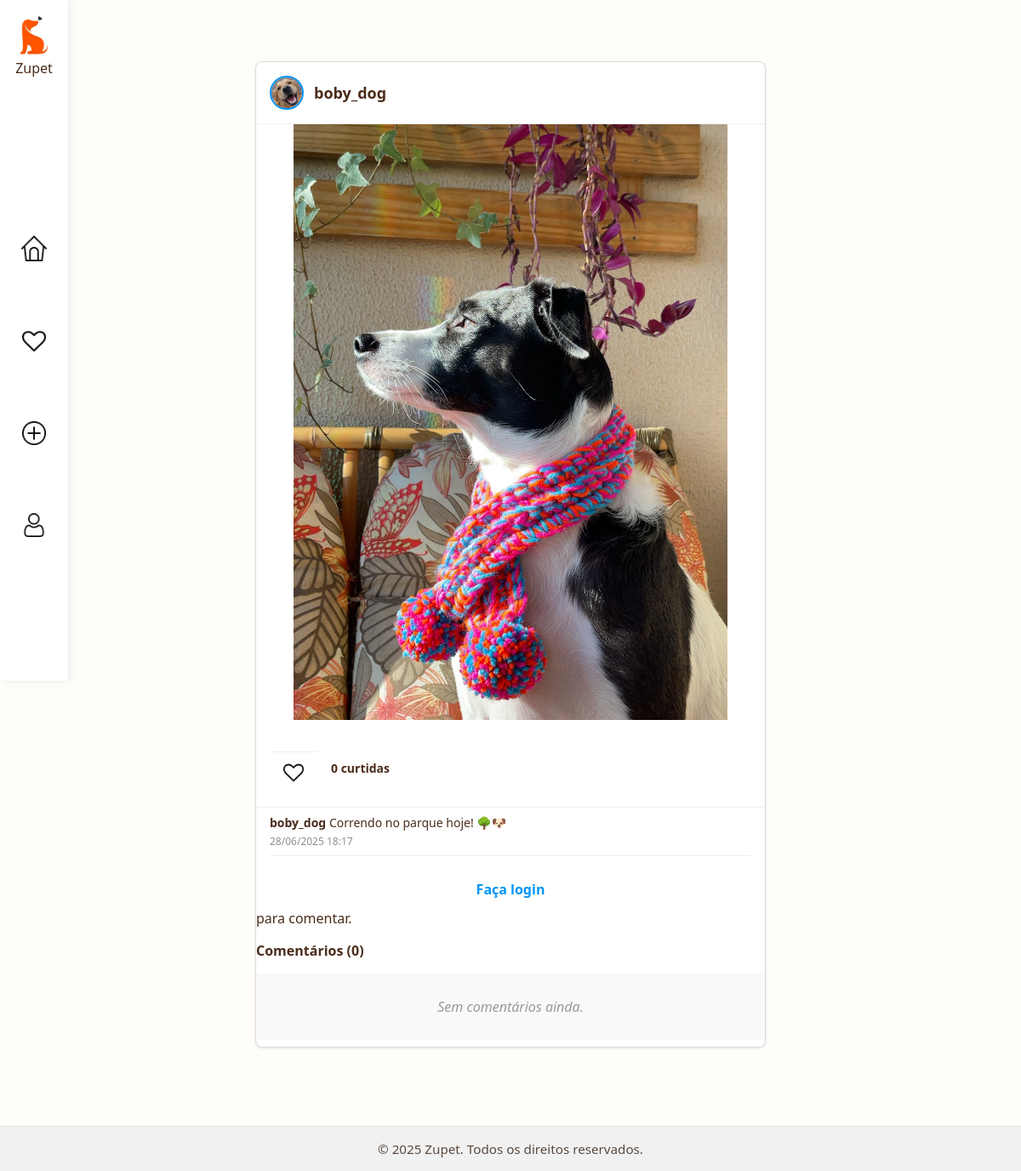
/post/1, run on the app's committed database.
### Dogram/models.py (models this page shows)
class User(database.Model, UserMixin):
    id = database.Column(database.Integer, primary_key=True)
    username = database.Column(database.String, nullable=False)
    email = database.Column(database.String, nullable=False, unique=True)
    password = database.Column(database.String, nullable=False)
    profile_pic = database.Column(database.String, nullable=False, default='default.jpg')
    story = database.Column(database.Boolean)
    favorites = database.relationship(
        'Post', secondary=favorites,
        backref='favorited_by', lazy='dynamic'
    )
    seguindo = database.relationship(
        'User', secondary=seguidores,
        primaryjoin=(seguidores.c.seguidor_id == id),
        secondaryjoin=(seguidores.c.seguido_id == id),
        backref=database.backref('seguidores', lazy='dynamic'),
        lazy='dynamic'
    )
    comments = database.relationship('Comment', backref='user', lazy=True)

class Post(database.Model):
    id = database.Column(database.Integer, primary_key=True)
    caption = database.Column(database.String, nullable=False)
    image_path = database.Column(database.String, nullable=False)
    date_posted = database.Column(database.DateTime, default=datetime.utcnow)
    user_id = database.Column(database.Integer, database.ForeignKey('user.id'), nullable=False)
    likes = database.Column(database.Integer, nullable=False, default=0)
    user = database.relationship('User', backref='posts', lazy=True)
    comments = database.relationship('Comment', backref='post', lazy=True, cascade='all, delete-orphan')

### Dogram/routes.py (the view)
@app.route("/post/<int:post_id>")
def ver_post(post_id):
    post = Post.query.get_or_404(post_id)
    comentarios = Comment.query.filter_by(post_id=post.id).order_by(Comment.date_posted.asc()).all()
    return render_template("post.html", post=post, comentarios=comentarios)

### Dogram/templates/post.html (shortened to what this page needs)
{% extends "model.html" %}
{% block links %}
    <link rel="stylesheet" href="{{ url_for('static', filename='styles/general/header.css') }}">
    <link rel="stylesheet" href="{{ url_for('static', filename='styles/posts/post.css') }}">
    <link rel="stylesheet" href="{{ url_for('static', filename='styles/homepage/posts.css') }}">
{% endblock %}
{% block body %}
<header>
    {% include 'navbar.html' %}
</header>
<main>
    <div class="container">
        <h2>
            <img src="{{ url_for('static', filename='assets/profile/' ~ (post.user.profile_pic if post.user.profile_pic else 'default.jpg')) }}"
                alt="Perfil de {{ post.user.username }}"
                class="avatar">
            {{ post.user.username }}
        </h2>
        <img src="{{ url_for('static', filename='assets/posts/' ~ post.image_path) }}"
            alt="Imagem do Post"
            class="img-fluid">
        <div class="post-actions">
            <form method="POST" action="{{ url_for('curtir', post_id=post.id) }}">
                <button class="curtir-btn" data-post-id="{{ post.id }}">
                    {% if post.id in liked_post_ids %}
                        <img src="{{ url_for('static', filename='assets/icones/coracao-cheio.png') }}" alt="Descurtir">
                    {% else %}
                        <img src="{{ url_for('static', filename='assets/icones/coracao.png') }}" alt="Curtir">
                    {% endif %}
                </button>
            </form>
            <span class="likes-count">{{ post.likes }} curtidas</span>
        </div>
        <div class="post-info">
            <p><strong>{{ post.user.username }}</strong> {{ post.caption }}</p>
            <div class="post-meta">
                <span>{{ post.date_posted.strftime('%d/%m/%Y %H:%M') }}</span>
            </div>
        </div>
        <hr>
        {% if current_user.is_authenticated %}
        <form method="POST" action="{{ url_for('comentar', post_id=post.id) }}">
            <input type="hidden" name="csrf_token" value="{{ csrf_token() }}">
            <textarea name="conteudo" placeholder="Escreva um comentário..." required></textarea>
            <button type="submit" class="btn" disabled>Publicar</button>
        </form>
        {% else %}
        <p><a href="{{ url_for('login') }}">Faça login</a> para comentar.</p>
        {% endif %}
        <h4>Comentários ({{ comentarios|length }})</h4>
        <div class="comentarios">
            {% for comentario in comentarios %}
                <div>
                    <p>
                        <strong>{{ comentario.user.username }}</strong>
                        <span>{{ comentario.date_posted.strftime('%d/%m/%Y %H:%M') }}</span>
                    </p>
                    <p>{{ comentario.content }}</p>
                </div>
            {% else %}
                <p class="sem-comentarios">Sem comentários ainda.</p>
            {% endfor %}
        </div>
    </div>
</main>
{% endblock %}

### Dogram/static/styles/css/footer.css (style rules this page uses)
* { margin: 0; padding: 0; box-sizing: border-box; }
html, body { height: 100%; font-family: 'Segoe UI', Tahoma, Geneva, Verdana, sans-serif; background-color: #fffdf9; color: #4a2c1a; }
body { display: flex; flex-direction: column; min-height: 100vh; }
main { flex: 1; padding: 2rem; }

### Dogram/static/styles/general/header.css (style rules this page uses)
* { margin: 0; padding: 0; box-sizing: border-box; }

### Dogram/static/styles/posts/post.css (style rules this page uses)
.container { max-width: 600px; width: 100%; margin: 40px auto 60px; background-color: #fff; border: 1px solid #dbdbdb; border-radius: 8px; box-shadow: 0 1px 3px rgba(0,0,0,0.1); overflow: hidden; display: flex; flex-direction: column; }
.container > * { margin-bottom: 16px; }
.container h2 { display: flex; align-items: center; gap: 12px; font-size: 18px; font-weight: 600; padding: 16px; border-bottom: 1px solid #efefef; margin-bottom: 0; }
.avatar { width: 40px; height: 40px; border-radius: 50%; object-fit: cover; border: 2px solid #0095f6; }
.img-fluid { width: 100%; height: 700px; object-fit: contain; display: block; transition: filter 0.3s ease; margin-bottom: 12px; }
.post-actions { display: flex; align-items: center; gap: 16px; padding: 12px 16px; border-bottom: 1px solid #efefef; margin-bottom: 8px; }
.likes-count { font-weight: 600; font-size: 14px; }
.post-info { padding: 0 16px; margin-bottom: 8px; }
.post-info p { margin-bottom: 4px; font-size: 14px; line-height: 1.4; }
.post-meta { font-size: 12px; color: #8e8e8e; }
hr { margin: 0 16px; border: none; border-top: 1px solid #efefef; }
.comentarios { max-height: 250px; overflow-y: auto; padding: 12px 16px; background-color: #f9f9f9; margin-bottom: 8px; }
.sem-comentarios { text-align: center; font-style: italic; color: #999; padding: 16px 0; }
form { display: flex; align-items: center; gap: 12px; padding: 12px 16px; border-top: 1px solid #efefef; margin-top: 12px; }
.container > p a { display: block; padding: 12px 16px; text-decoration: none; color: #0095f6; font-weight: 600; text-align: center; }

### Dogram/static/styles/homepage/posts.css (style rules this page uses)
.avatar { width: 40px; height: 40px; border-radius: 50%; object-fit: cover; }
.post-actions { display: flex; gap: 1rem; padding: 0.8rem 1rem; }
.post-actions img { width: 24px; height: 24px; cursor: pointer; }
.post-actions button { background-color: transparent; border: 0; }

### data on the page
User: profile_pic (picture), user.username "boby_dog"
Post: image_path (picture), likes "0", caption "Correndo no parque hoje! 🌳🐶", date_posted "28/06/2025 18:17"

### other printed values
{{ comentarios|length }} "0"
